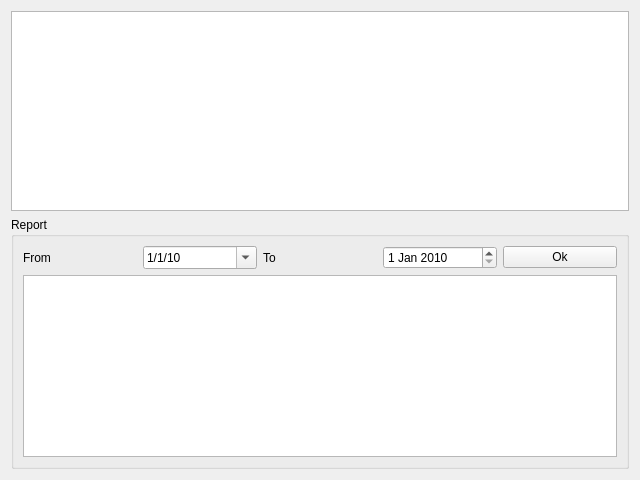
<?xml version="1.0" encoding="UTF-8"?>
<ui version="4.0">
 <class>stockUi</class>
 <widget class="QWidget" name="stockUi">
  <property name="geometry">
   <rect>
    <x>0</x>
    <y>0</y>
    <width>640</width>
    <height>480</height>
   </rect>
  </property>
  <property name="windowTitle">
   <string>Form</string>
  </property>
  <layout class="QGridLayout" name="gridLayout_2">
   <item row="0" column="0">
    <widget class="simpleTable" name="tableActualStock">
     <property name="minimumSize">
      <size>
       <width>0</width>
       <height>200</height>
      </size>
     </property>
     <property name="selectionMode">
      <enum>QAbstractItemView::ExtendedSelection</enum>
     </property>
     <property name="selectionBehavior">
      <enum>QAbstractItemView::SelectRows</enum>
     </property>
    </widget>
   </item>
   <item row="1" column="0">
    <widget class="QGroupBox" name="groupSelect">
     <property name="title">
      <string>Report</string>
     </property>
     <layout class="QGridLayout" name="gridLayout">
      <item row="1" column="0">
       <widget class="QLabel" name="labelFrom">
        <property name="text">
         <string>From</string>
        </property>
       </widget>
      </item>
      <item row="1" column="1">
       <widget class="QDateEdit" name="dateFrom">
        <property name="dateTime">
         <datetime>
          <hour>0</hour>
          <minute>0</minute>
          <second>0</second>
          <year>2010</year>
          <month>1</month>
          <day>1</day>
         </datetime>
        </property>
        <property name="currentSection">
         <enum>QDateTimeEdit::DaySection</enum>
        </property>
        <property name="displayFormat">
         <string>d/M/yy</string>
        </property>
        <property name="calendarPopup">
         <bool>true</bool>
        </property>
       </widget>
      </item>
      <item row="1" column="2">
       <widget class="QLabel" name="labelTo">
        <property name="text">
         <string>To</string>
        </property>
       </widget>
      </item>
      <item row="1" column="3">
       <widget class="QDateEdit" name="dateTo">
        <property name="dateTime">
         <datetime>
          <hour>0</hour>
          <minute>0</minute>
          <second>0</second>
          <year>2010</year>
          <month>1</month>
          <day>1</day>
         </datetime>
        </property>
       </widget>
      </item>
      <item row="1" column="4">
       <widget class="QPushButton" name="buttonOk">
        <property name="text">
         <string>Ok</string>
        </property>
        <property name="icon">
         <iconset resource="../../../core/res.qrc">
          <normaloff>:/conferma24x24.png</normaloff>:/conferma24x24.png</iconset>
        </property>
       </widget>
      </item>
      <item row="2" column="0" colspan="5">
       <widget class="QTableView" name="tableReportStock">
        <property name="editTriggers">
         <set>QAbstractItemView::NoEditTriggers</set>
        </property>
        <property name="selectionMode">
         <enum>QAbstractItemView::NoSelection</enum>
        </property>
       </widget>
      </item>
     </layout>
    </widget>
   </item>
  </layout>
 </widget>
 <customwidgets>
  <customwidget>
   <class>simpleTable</class>
   <extends>QTableView</extends>
   <header location="global">simpletable.h</header>
  </customwidget>
 </customwidgets>
 <resources>
  <include location="../../../core/res.qrc"/>
 </resources>
 <connections>
  <connection>
   <sender>buttonOk</sender>
   <signal>clicked()</signal>
   <receiver>stockUi</receiver>
   <slot>okPressed()</slot>
   <hints>
    <hint type="sourcelabel">
     <x>564</x>
     <y>256</y>
    </hint>
    <hint type="destinationlabel">
     <x>319</x>
     <y>239</y>
    </hint>
   </hints>
  </connection>
 </connections>
 <slots>
  <slot>okPressed()</slot>
  <slot>allPressed(int)</slot>
 </slots>
</ui>
